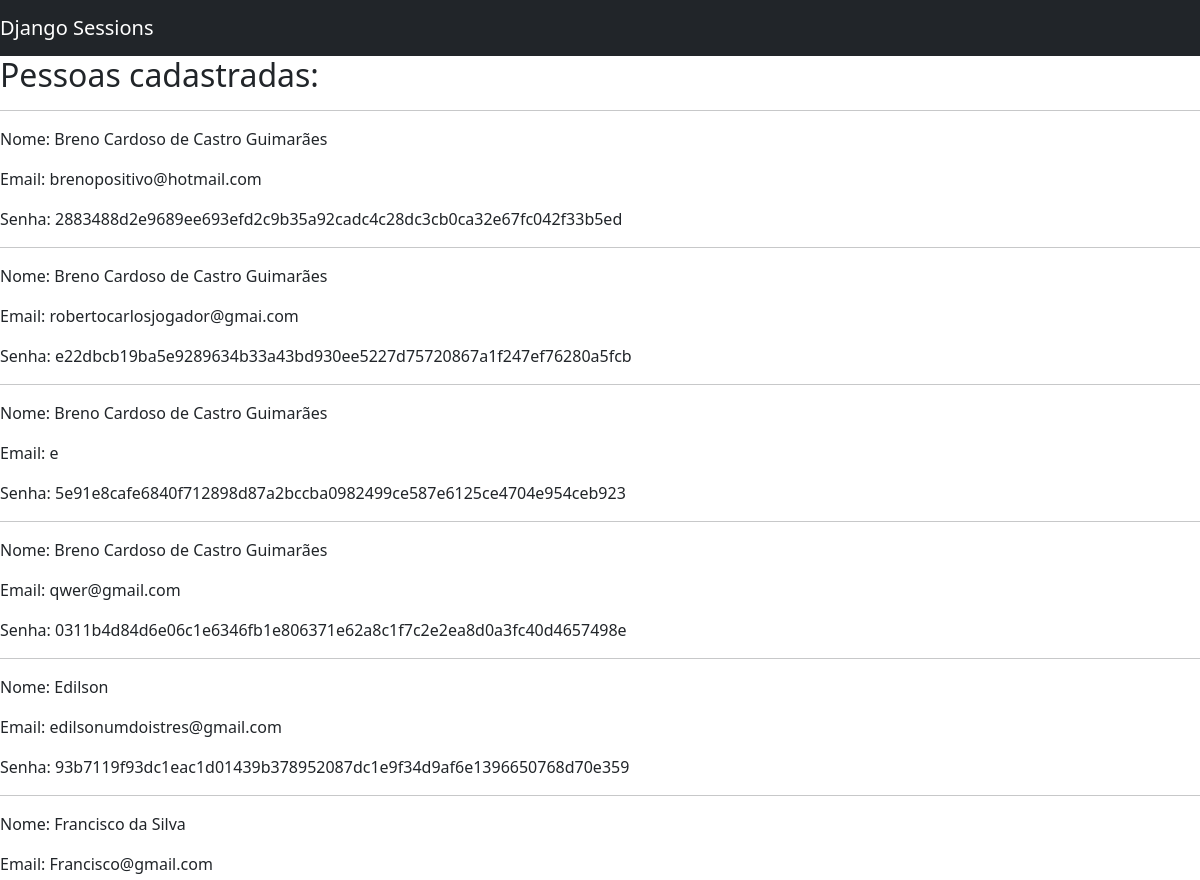
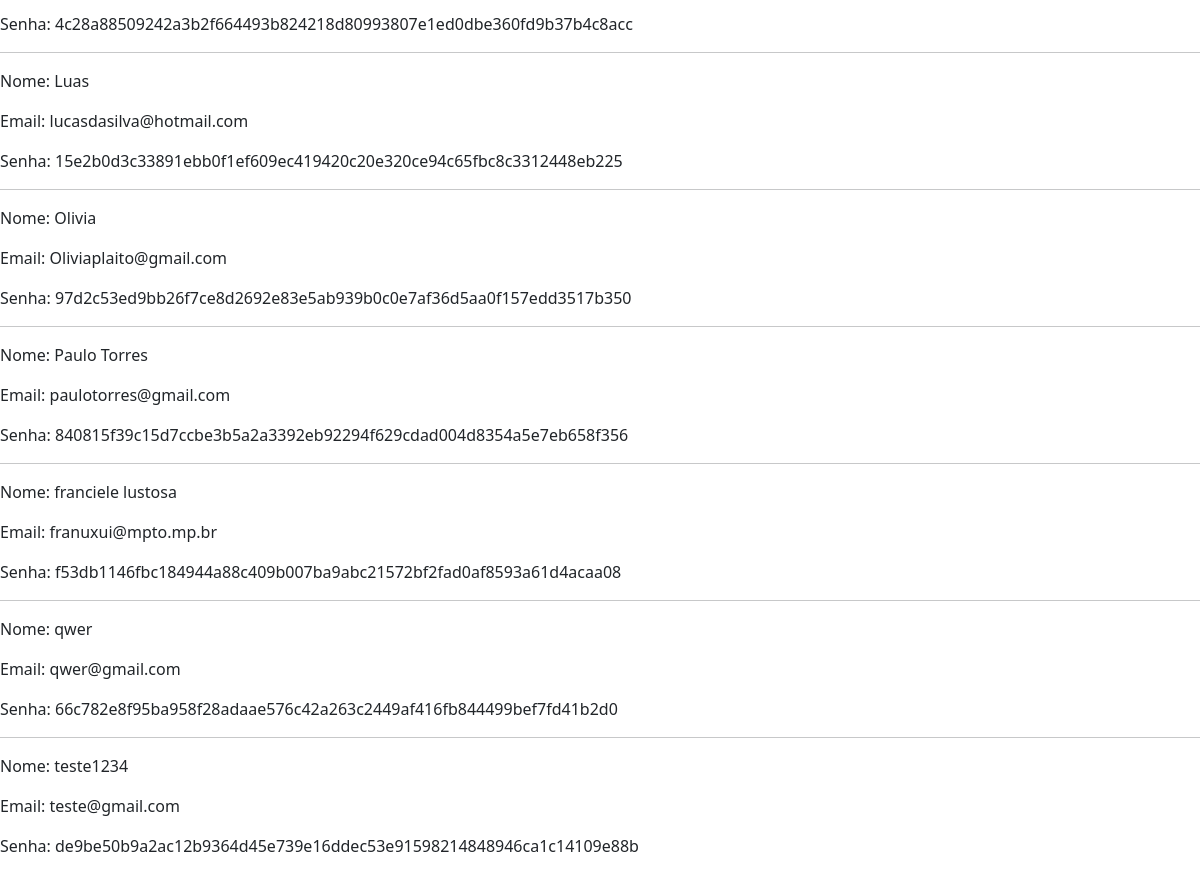
Before: /auth/pessoas/ (signed in) with the older database file (2 pictures, top to bottom).
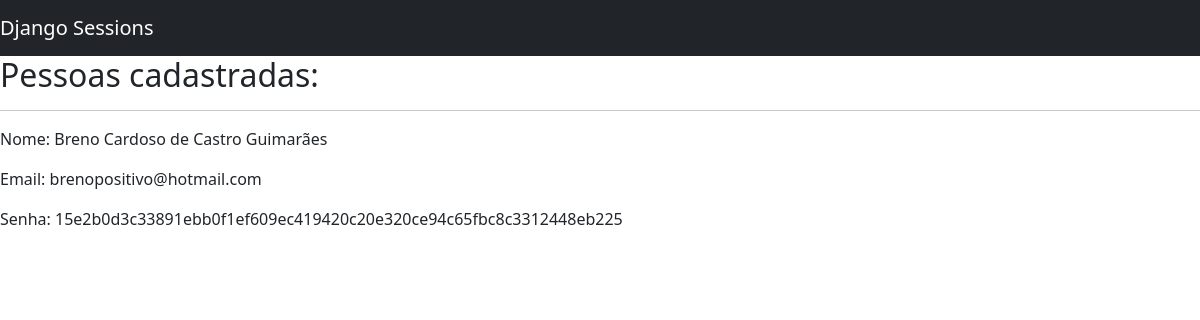
After: the same page with the newer database file.
### usuarios/models.py (models this page shows, shortened)
class Usuario(models.Model):
    nome = models.CharField(
        verbose_name="Nome",
        max_length=100,
        null=True,
        blank=True,
    )
    email = models.EmailField(
        verbose_name="Email",
        max_length=250,
        null=True,
        blank=True,
    )
    senha = models.CharField(
        verbose_name="Email",
        max_length=64,
        null=True,
        blank=True,
    )
    class Meta:
        ordering = ["nome"]

### usuarios/views.py (the view)
# urls.py: path("pessoas/", pessoas, name="pessoas"),
def pessoas(request):
    if request.session["logado"] == False:
        return redirect("/auth/login/?status=5")
    else:
        try:
            status = request.GET.get("status")
            print(f"valor do status : {status}")
        except:
            print("Houve uma exceção ao capturar o status")
        people = Usuario.objects.all()
        return render(request, "pessoas.html", {"pessoas": people})

### usuarios/templates/pessoas.html (shortened to what this page needs)
{% extends 'base.html' %}
{% block 'conteudo' %}
<h2>Pessoas cadastradas:</h2>
{% for pessoa in pessoas %}
<hr>
<p>Nome: {{pessoa.nome}}</p>
<p>Email: {{pessoa.email}}</p>
<p>Senha: {{pessoa.senha}}</p>
{% endfor %}
{% endblock %}

### templates/base.html (shortened to what this page needs)
<!doctype html>
<html lang="pt-br">
<head>
    <link href="https://cdn.jsdelivr.net/npm/bootstrap@5.3.3/dist/css/bootstrap.min.css" rel="stylesheet"
>
</head>
<body>
    <nav class="navbar navbar-dark bg-dark">
        <a class="navbar-brand" href="#">Django Sessions</a>
    </nav>
    {% block 'conteudo' %} {% endblock %}
</body>
</html>

Changed rows visible on the page:
removed Usuario: nome "Breno Cardoso de Castro Guimarães", email "brenopositivo@hotmail.com", senha "2883488d2e9689ee693efd2c9b35a92cadc4c28dc3cb0ca32e67fc042f33b5ed"
removed Usuario: nome "Breno Cardoso de Castro Guimarães", email "robertocarlosjogador@gmai.com", senha "e22dbcb19ba5e9289634b33a43bd930ee5227d75720867a1f247ef76280a5fcb"
removed Usuario: nome "Breno Cardoso de Castro Guimarães", email "e", senha "5e91e8cafe6840f712898d87a2bccba0982499ce587e6125ce4704e954ceb923"
removed Usuario: nome "Breno Cardoso de Castro Guimarães", email "qwer@gmail.com", senha "0311b4d84d6e06c1e6346fb1e806371e62a8c1f7c2e2ea8d0a3fc40d4657498e"
removed Usuario: nome "Edilson", email "edilsonumdoistres@gmail.com", senha "93b7119f93dc1eac1d01439b378952087dc1e9f34d9af6e1396650768d70e359"
removed Usuario: nome "Francisco da Silva", email "Francisco@gmail.com", senha "4c28a88509242a3b2f664493b824218d80993807e1ed0dbe360fd9b37b4c8acc"
removed Usuario: nome "Luas", email "lucasdasilva@hotmail.com", senha "15e2b0d3c33891ebb0f1ef609ec419420c20e320ce94c65fbc8c3312448eb225"
removed Usuario: nome "Olivia", email "Oliviaplaito@gmail.com", senha "97d2c53ed9bb26f7ce8d2692e83e5ab939b0c0e7af36d5aa0f157edd3517b350"
removed Usuario: nome "Paulo Torres", email "paulotorres@gmail.com", senha "840815f39c15d7ccbe3b5a2a3392eb92294f629cdad004d8354a5e7eb658f356"
removed Usuario: nome "franciele lustosa", email "franuxui@mpto.mp.br", senha "f53db1146fbc184944a88c409b007ba9abc21572bf2fad0af8593a61d4acaa08"
removed Usuario: nome "qwer", email "qwer@gmail.com", senha "66c782e8f95ba958f28adaae576c42a263c2449af416fb844499bef7fd41b2d0"
removed Usuario: nome "teste1234", email "teste@gmail.com", senha "de9be50b9a2ac12b9364d45e739e16ddec53e91598214848946ca1c14109e88b"
added Usuario: nome "Breno Cardoso de Castro Guimarães", email "brenopositivo@hotmail.com", senha "15e2b0d3c33891ebb0f1ef609ec419420c20e320ce94c65fbc8c3312448eb225"
